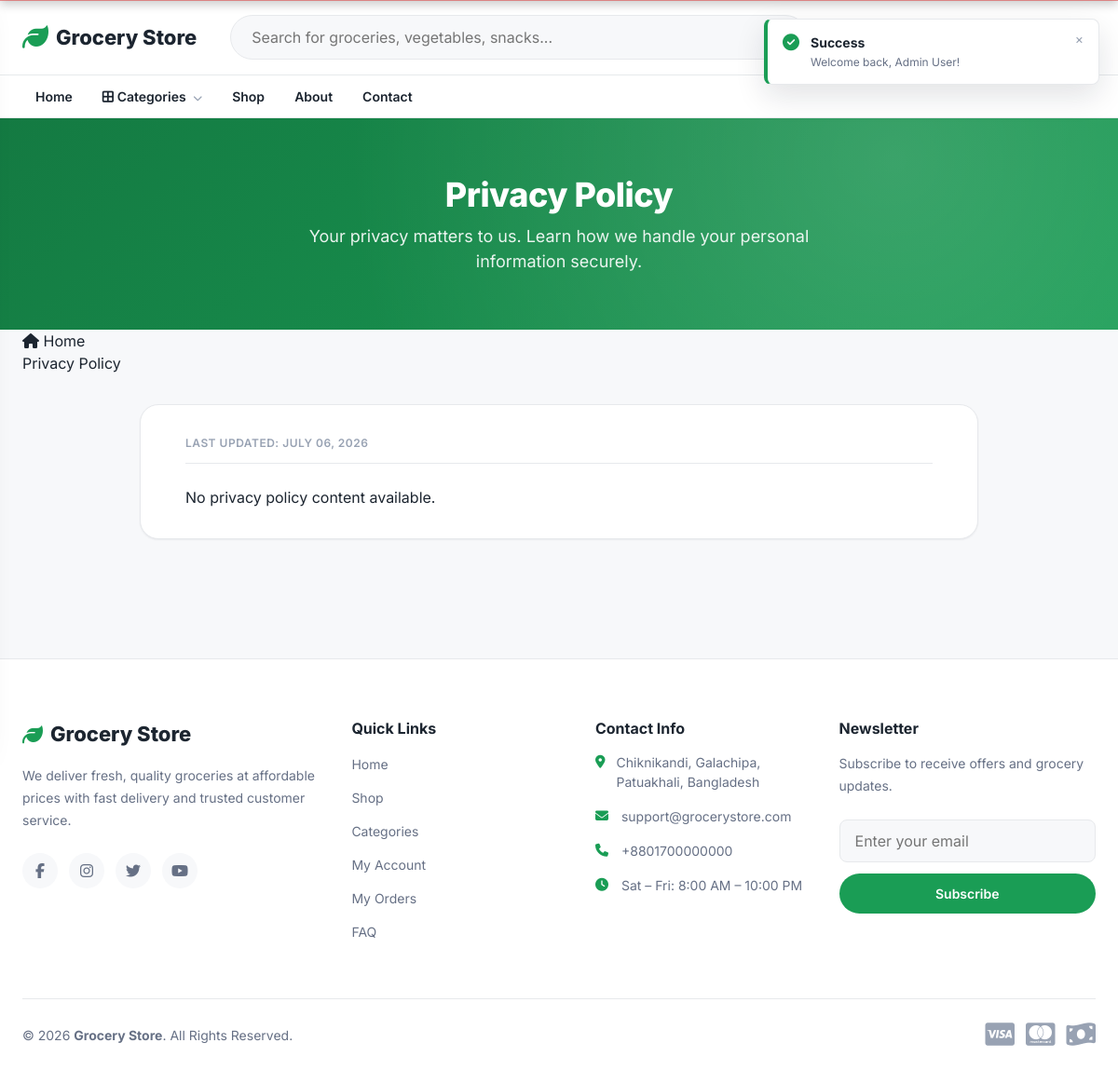
Page /privacy.php (signed in) on the earlier database version.
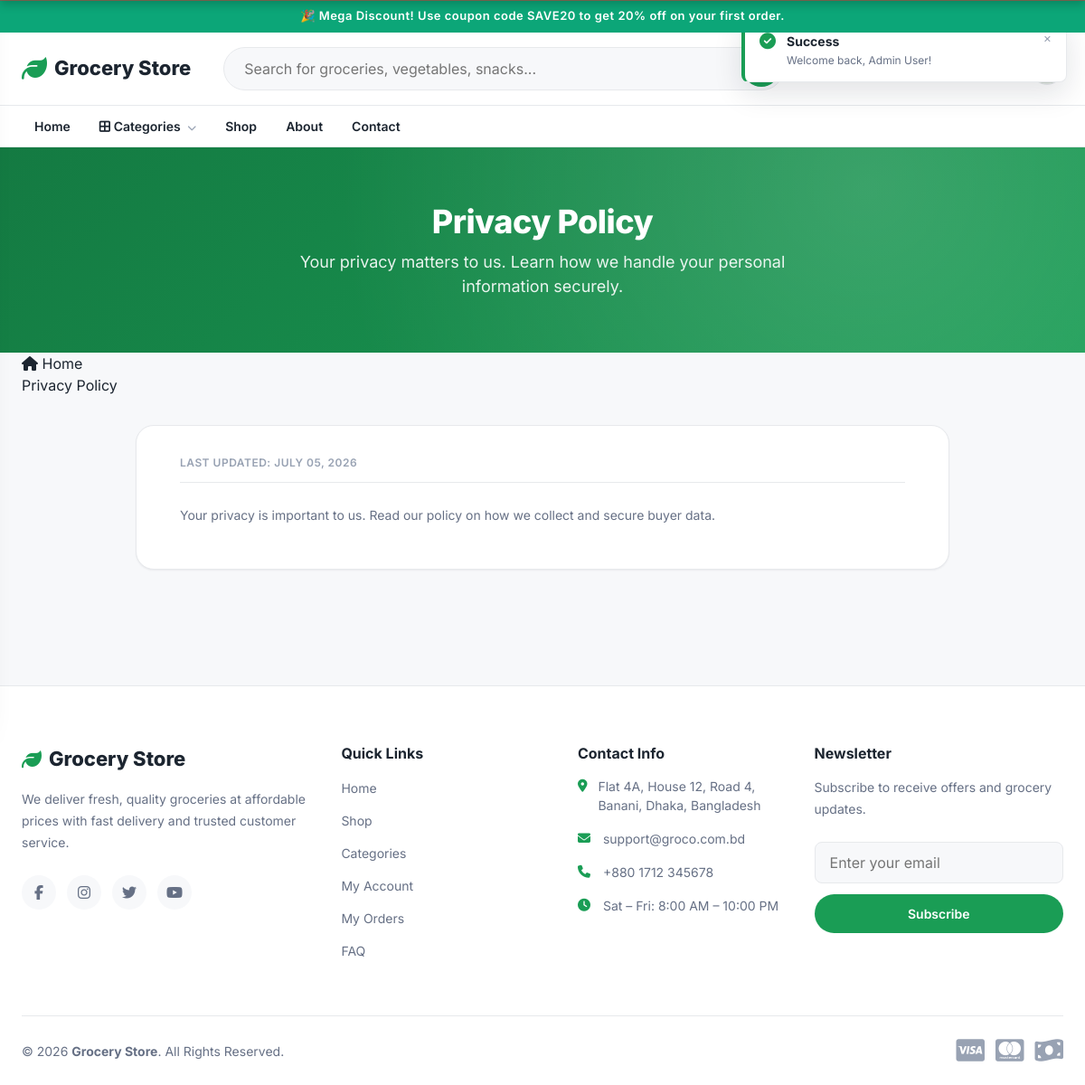
Same page on the later database version.
### tables this page shows
CREATE TABLE `cms_pages` (
  `id` int(11) NOT NULL,
  `page_key` varchar(50) NOT NULL,
  `title` varchar(255) NOT NULL,
  `content` text NOT NULL,
  `meta_title` varchar(255) DEFAULT NULL,
  `meta_description` text DEFAULT NULL,
  `meta_keywords` varchar(255) DEFAULT NULL,
  `updated_at` timestamp NOT NULL DEFAULT current_timestamp() ON UPDATE current_timestamp()
);

### public/privacy.php (the view, shortened to what this page needs)
<?php
$pdo = db();
$cmsPage = null;
try {
    $stmt = $pdo->prepare("SELECT * FROM cms_pages WHERE page_key = 'privacy' LIMIT 1");
    $stmt->execute();
    $cmsPage = $stmt->fetch();
} catch (PDOException $e) {
    error_log('[storefront/privacy] ' . $e->getMessage());
}
require_once __DIR__ . '/header.php';
?>
<section class="legal-hero">
    <div class="container">
        <h1>Privacy Policy</h1>
        <p>Your privacy matters to us. Learn how we handle your personal information securely.</p>
    </div>
</section>
<?php include PUBLIC_PATH . '/components/breadcrumb.php'; ?>
<section class="legal-section">
    <div class="container">
        <div class="legal-wrapper">
            <span class="last-updated">Last Updated: <?= date('F d, Y', strtotime($cmsPage['updated_at'] ?? 'now')) ?></span>
            <?= $cmsPage ? $cmsPage['content'] : 'No privacy policy content available.' ?>
        </div>
    </div>
</section>
<?php require_once __DIR__ . '/footer.php'; ?>

Differences in the rows shown:
added cms_pages: updated_at "JULY 05, 2026", content "Your privacy is important to us. Read our policy on how we collect and secure buyer data."
Other differences:
$announcementText: (not shown) → "🎉 Mega Discount! Use coupon code SAVE20 to get 20% off on your first order."
CONTACT_ADDRESS: "Chiknikandi, Galachipa, Patuakhali, Bangladesh" → "Flat 4A, House 12, Road 4, Banani, Dhaka, Bangladesh"
CONTACT_EMAIL: "support@grocerystore.com" → "support@groco.com.bd"
CONTACT_PHONE: "+8801700000000" → "+880 1712 345678"
date('F d, Y', strtotime($cmsPage['updated_at'] ?? 'now')): "JULY 06, 2026" → (not shown)
text no longer shown: "No privacy policy content available."
